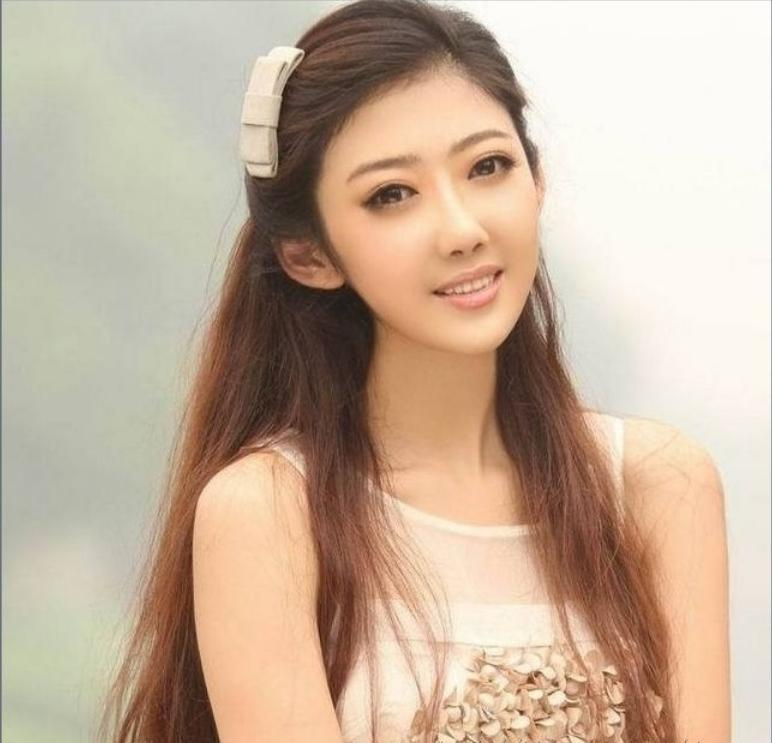
//> input picture watershed/1_img.jpg, 772 x 743 px
$ ./watershed 1_img.jpg   (built with g++ and OpenCV 4)
//> lines starting //> are read from the running program, lines starting //| are printed output that depends on the picture; after the words box and inside, x2 and y2 are one past the last pixel; in counts of white or black regions, pixels touching at a corner belong together
/*
其中marksShow 中的图像边缘深浅不一，是因为在drawContours的时候　使用了不同的灰度来填充，并且使用了cv::convertScaleAbs来乘倍数并且平移（尽管这边使用的是默认参数a=1,b=0）
.不同的深度可以作为不同的种子,这一步是在findContours 之后的

使用findContours函数和drawContours函数，先找到轮廓再画出轮廓的方式属于比较老的方法、
现在有 cv::connectedComponents() 和函数 cv::connectedComponentsWithStats()函数来代替以上方法

int  cv::connectedComponents (
    cv::InputArrayn image,                // input 8-bit single-channel (binary)
    cv::OutputArray labels,               // output label map
    int             connectivity = 8,     // 4- or 8-connected components
    int             ltype        = CV_32S // Output label type (CV_32S or CV_16U)
    );
int  cv::connectedComponentsWithStats (
    cv::InputArrayn image,                // input 8-bit single-channel (binary)
    cv::OutputArray labels,               // output label map
    cv::OutputArray stats,                // Nx5 matrix (CV_32S) of statistics:
                                                          // [x0, y0, width0, height0, area0;
                                                          //  ... ; x(N-1), y(N-1), width(N-1),
                                                           // height(N-1), area(N-1)]
    cv::OutputArray centroids,            // Nx2 CV_64F matrix of centroids:
                                                           // [ cx0, cy0; ... ; cx(N-1), cy(N-1)]
    int             connectivity = 8,     // 4- or 8-connected components
    int             ltype        = CV_32S // Output label type (CV_32S or CV_16U)
    );
而centroids则对应的是中心点
而label则对应于表示是当前像素是第几个轮廓


*/

#include "opencv2/imgproc/imgproc.hpp"
#include "opencv2/highgui/highgui.hpp"

#include <iostream>

using namespace cv;
using namespace std;

Vec3b RandomColor(int value);  //生成随机颜色函数

int main( int argc, char* argv[] )
{
	Mat image=imread(argv[1]);    //载入RGB彩色图像
//> image is the input picture: 743 rows x 772 cols, CV_8UC3; mean B, G, R 155.8, 176.4, 198.2
	imshow("Source Image",image);

	//灰度化，滤波，Canny边缘检测
	Mat imageGray;
	cvtColor(image,imageGray,CV_RGB2GRAY);//灰度转换
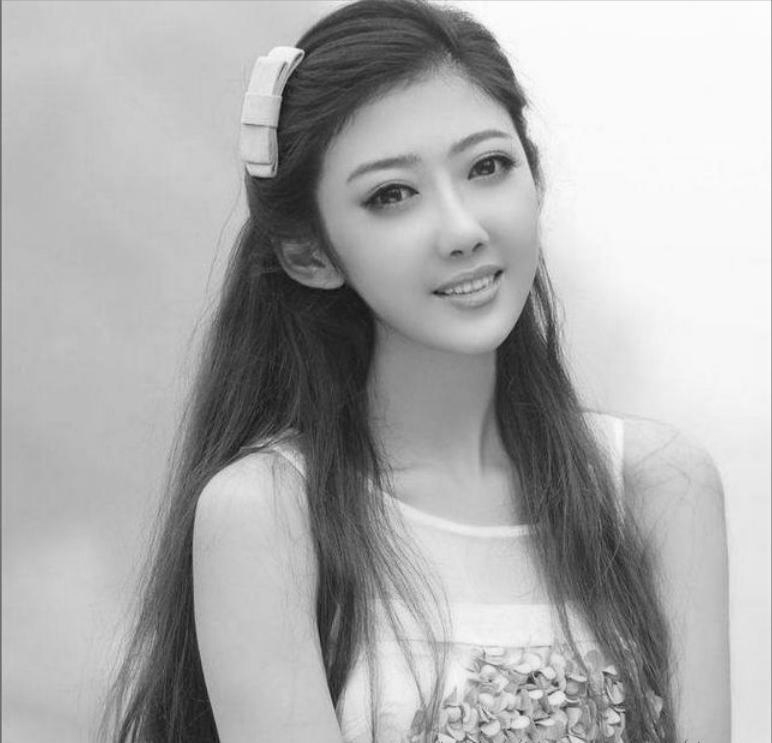
//> imageGray: 743 rows x 772 cols, CV_8UC1; min 15, max 255, mean 172.7
	GaussianBlur(imageGray,imageGray,Size(5,5),2);   //高斯滤波
	imshow("Gray Image",imageGray);
	Canny(imageGray,imageGray,80,150);
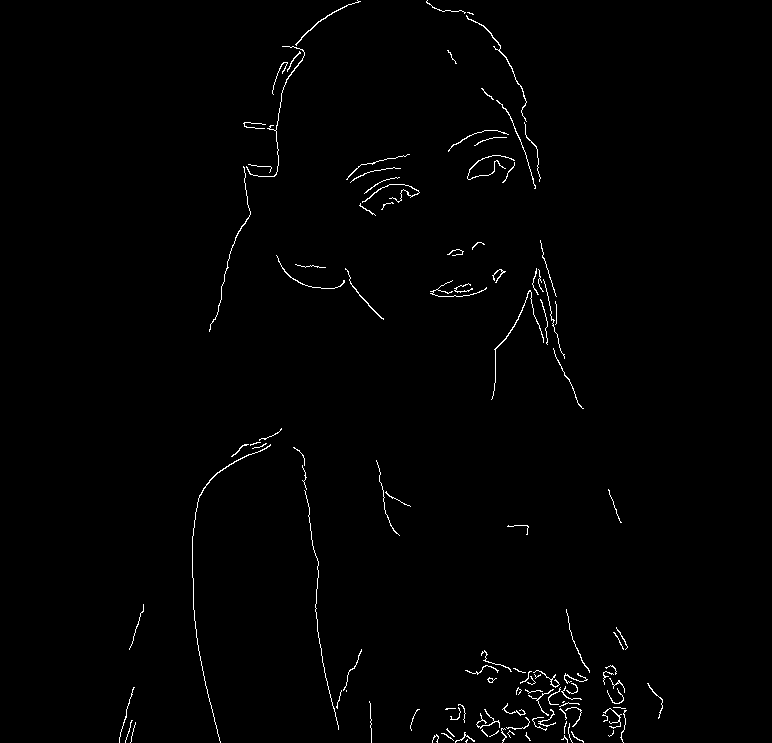
//> imageGray: 743 rows x 772 cols, CV_8UC1; 1% white in thin lines or dots, all inside (x1, y1, x2, y2) = (119, 0, 663, 743)
	imshow("Canny Image",imageGray);

	//查找轮廓
	vector<vector<Point>> contours;
	vector<Vec4i> hierarchy;
	findContours(imageGray,contours,hierarchy,RETR_TREE,CHAIN_APPROX_SIMPLE,Point());
//> contours = 118 contours, 106 with area under 20; largest, box (x1, y1, x2, y2) and area: (466, 15, 527, 122) 54, (192, 444, 271, 743) 42, (295, 0, 361, 46) 40, (491, 290, 544, 400) 39, (345, 268, 384, 320) 32
	Mat imageContours=Mat::zeros(image.size(),CV_8UC1);  //轮廓
	Mat marks(image.size(),CV_32S);   //Opencv分水岭第二个矩阵参数
	marks=Scalar::all(0);
	int index = 0;
	int compCount = 0;
	for( ; index >= 0; index = hierarchy[index][0], compCount++ )
	{
		//对marks进行标记，对不同区域的轮廓进行编号，相当于设置注水点，有多少轮廓，就有多少注水点
		drawContours(marks, contours, index, Scalar::all(10+compCount), 1, 8, hierarchy);
		drawContours(imageContours,contours,index,Scalar(255),1,8,hierarchy);
	}
//> this loop made 115 passes
//> index on passes 2 to 13: 1, 2, 3, 4, 5, 6, 7, 8, 9, 10, 11, 12
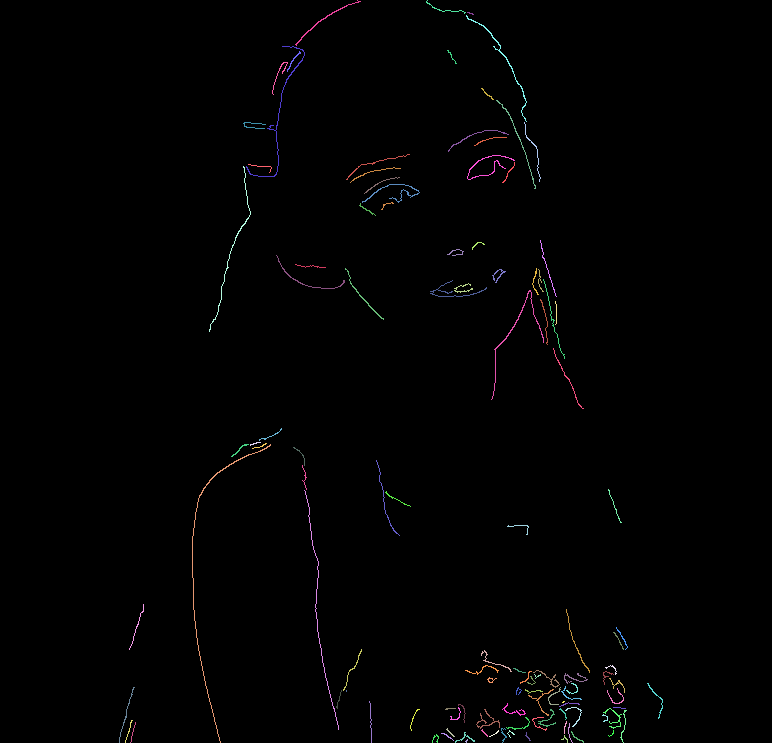
//> marks: 743 rows x 772 cols, CV_32SC1; 116 distinct labels, from 0 to 124; one colour per label, 0 black
//> after the loop, index = -1; compCount = 115

	//我们来看一下传入的矩阵marks里是什么东西
	Mat marksShows;
	convertScaleAbs(marks,marksShows);
	imshow("marksShow",marksShows);
	imshow("轮廓",imageContours);

//cv::Mat  img_edge, labels, img_color, stats,centroids;

//connectedComponentsWithStats ( img_edge, marks, stats, centroids);
	watershed(image,marks);
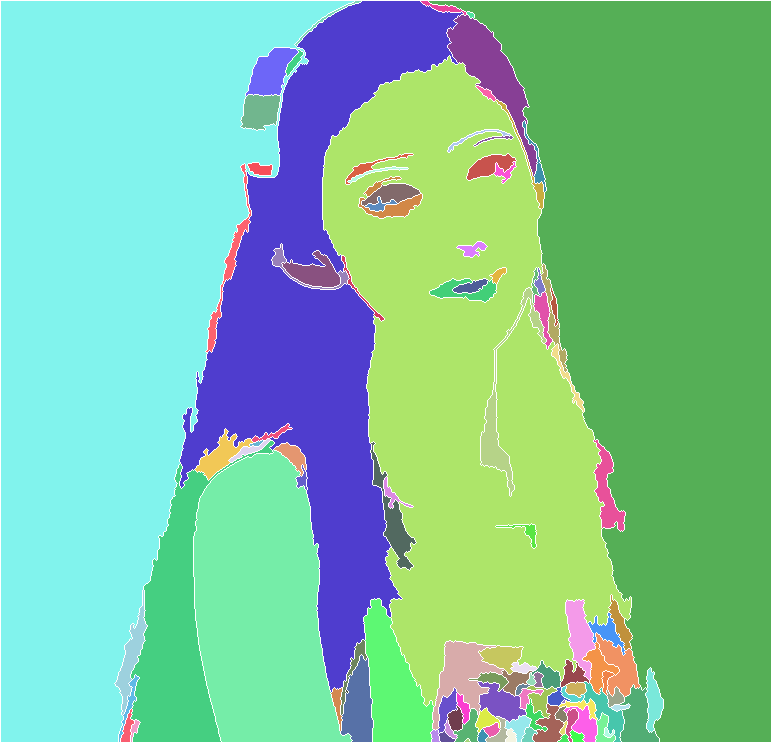
//> marks: 743 rows x 772 cols, CV_32SC1; 116 distinct labels, from -1 to 124; one colour per label, 0 black, -1 white

	//我们再来看一下分水岭算法之后的矩阵marks里是什么东西
	Mat afterWatershed;
	convertScaleAbs(marks,afterWatershed);
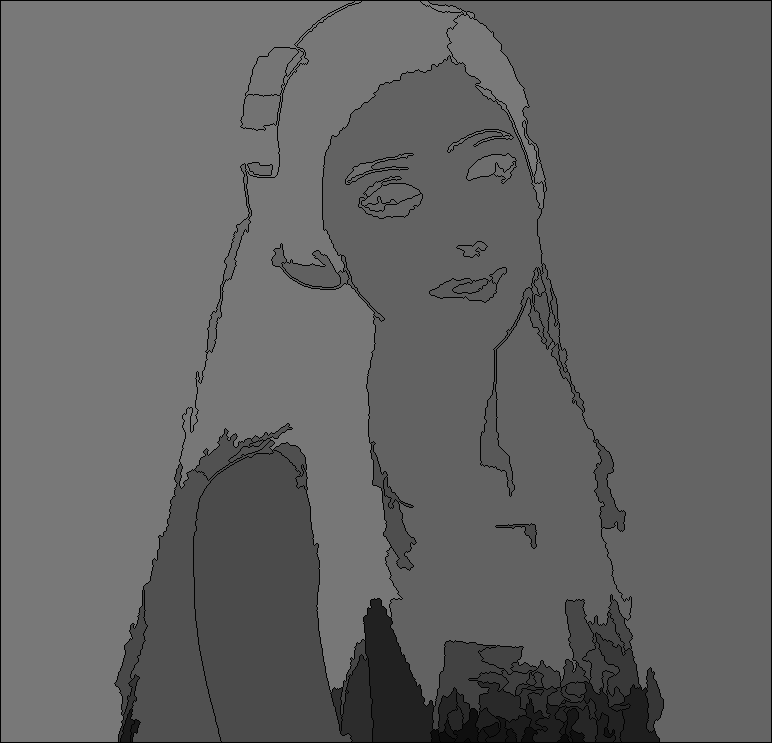
//> afterWatershed: 743 rows x 772 cols, CV_8UC1; min 1, max 124, mean 99.9
	imshow("After Watershed",afterWatershed);

	//对每一个区域进行颜色填充
	Mat PerspectiveImage=Mat::zeros(image.size(),CV_8UC3);
	for(int i=0;i<marks.rows;i++)
	{
		for(int j=0;j<marks.cols;j++)
		{
			int index=marks.at<int>(i,j);
			if(marks.at<int>(i,j)==-1)
			{
				PerspectiveImage.at<Vec3b>(i,j)=Vec3b(255,255,255);
			}
			else
			{
				PerspectiveImage.at<Vec3b>(i,j) =RandomColor(index);
			}
		}
	}
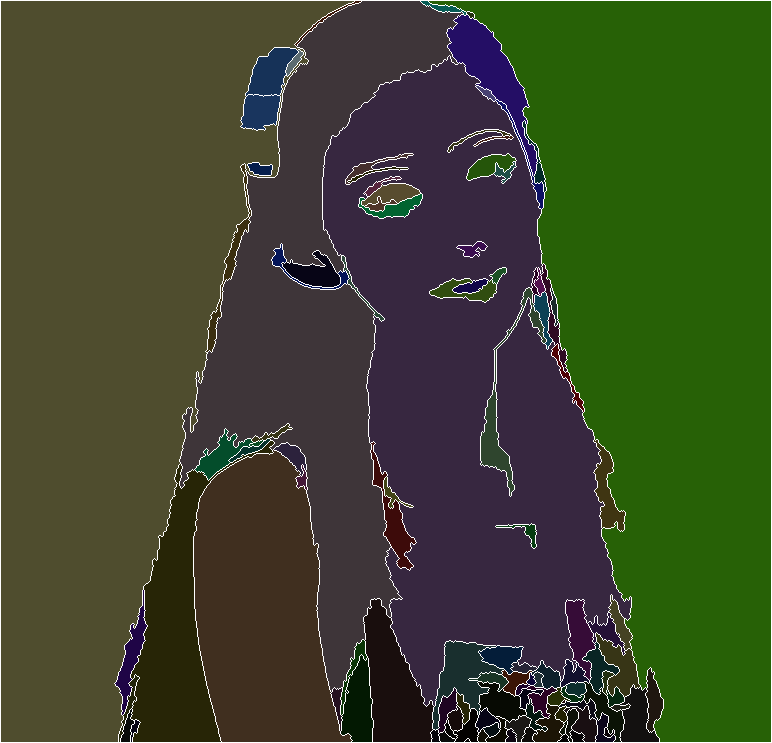
//> PerspectiveImage: 743 rows x 772 cols, CV_8UC3; mean B, G, R 43, 70, 60.8
//> after the loop, index = -1
	imshow("After ColorFill",PerspectiveImage);

	//分割并填充颜色的结果跟原始图像融合
	Mat wshed;
	addWeighted(image,0.4,PerspectiveImage,0.6,0,wshed);
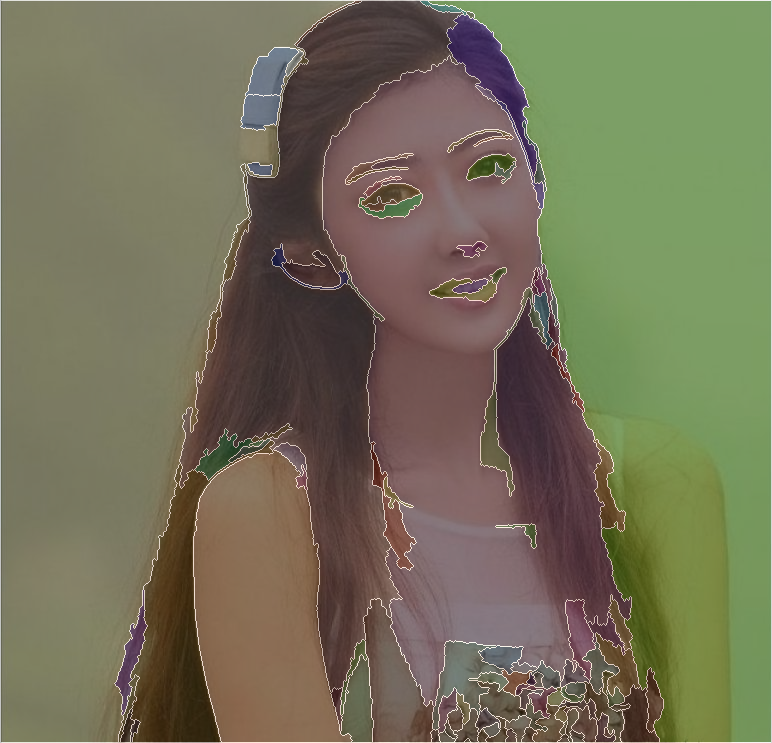
//> wshed: 743 rows x 772 cols, CV_8UC3; mean B, G, R 88.1, 112.6, 115.7
	imshow("AddWeighted Image",wshed);

	waitKey();
}

Vec3b RandomColor(int value)    //<span style="line-height: 20.8px; font-family: s//ans-serif;">//生成随机颜色函数</span>
{
	value=value%255;  //生成0~255的随机数
	RNG rng;
	int aa=rng.uniform(0,value);
	int bb=rng.uniform(0,value);
	int cc=rng.uniform(0,value);
	return Vec3b(aa,bb,cc);
}
